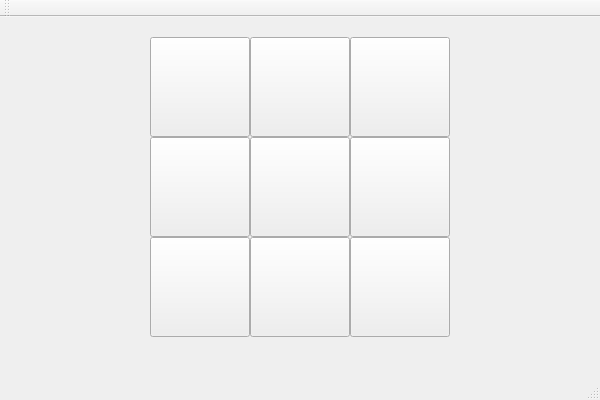
<?xml version="1.0" encoding="UTF-8"?>
<ui version="4.0">
 <class>UIGameClass</class>
 <widget class="QMainWindow" name="UIGameClass">
  <property name="geometry">
   <rect>
    <x>0</x>
    <y>0</y>
    <width>600</width>
    <height>400</height>
   </rect>
  </property>
  <property name="windowTitle">
   <string>UIGame</string>
  </property>
  <widget class="QWidget" name="centralWidget">
   <widget class="QPushButton" name="pushButton_1">
    <property name="geometry">
     <rect>
      <x>150</x>
      <y>20</y>
      <width>100</width>
      <height>100</height>
     </rect>
    </property>
    <property name="text">
     <string/>
    </property>
   </widget>
   <widget class="QPushButton" name="pushButton_2">
    <property name="geometry">
     <rect>
      <x>250</x>
      <y>20</y>
      <width>100</width>
      <height>100</height>
     </rect>
    </property>
    <property name="text">
     <string/>
    </property>
   </widget>
   <widget class="QPushButton" name="pushButton_3">
    <property name="geometry">
     <rect>
      <x>350</x>
      <y>20</y>
      <width>100</width>
      <height>100</height>
     </rect>
    </property>
    <property name="text">
     <string/>
    </property>
   </widget>
   <widget class="QPushButton" name="pushButton_4">
    <property name="geometry">
     <rect>
      <x>150</x>
      <y>120</y>
      <width>100</width>
      <height>100</height>
     </rect>
    </property>
    <property name="text">
     <string/>
    </property>
   </widget>
   <widget class="QPushButton" name="pushButton_5">
    <property name="geometry">
     <rect>
      <x>250</x>
      <y>120</y>
      <width>100</width>
      <height>100</height>
     </rect>
    </property>
    <property name="text">
     <string/>
    </property>
   </widget>
   <widget class="QPushButton" name="pushButton_6">
    <property name="geometry">
     <rect>
      <x>350</x>
      <y>120</y>
      <width>100</width>
      <height>100</height>
     </rect>
    </property>
    <property name="text">
     <string/>
    </property>
   </widget>
   <widget class="QPushButton" name="pushButton_7">
    <property name="geometry">
     <rect>
      <x>150</x>
      <y>220</y>
      <width>100</width>
      <height>100</height>
     </rect>
    </property>
    <property name="text">
     <string/>
    </property>
   </widget>
   <widget class="QPushButton" name="pushButton_8">
    <property name="geometry">
     <rect>
      <x>250</x>
      <y>220</y>
      <width>100</width>
      <height>100</height>
     </rect>
    </property>
    <property name="text">
     <string/>
    </property>
   </widget>
   <widget class="QPushButton" name="pushButton_9">
    <property name="geometry">
     <rect>
      <x>350</x>
      <y>220</y>
      <width>100</width>
      <height>100</height>
     </rect>
    </property>
    <property name="text">
     <string/>
    </property>
   </widget>
  </widget>
  <widget class="QMenuBar" name="menuBar">
   <property name="geometry">
    <rect>
     <x>0</x>
     <y>0</y>
     <width>600</width>
     <height>26</height>
    </rect>
   </property>
  </widget>
  <widget class="QToolBar" name="mainToolBar">
   <attribute name="toolBarArea">
    <enum>TopToolBarArea</enum>
   </attribute>
   <attribute name="toolBarBreak">
    <bool>false</bool>
   </attribute>
  </widget>
  <widget class="QStatusBar" name="statusBar"/>
 </widget>
 <layoutdefault spacing="6" margin="11"/>
 <resources>
  <include location="UIGame.qrc"/>
 </resources>
 <connections/>
</ui>
